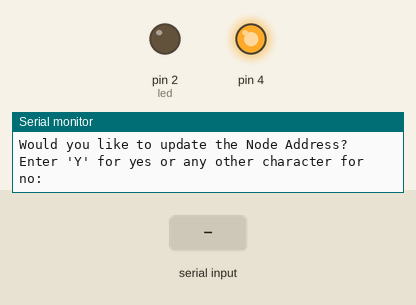
Simulated run of this sketch. Board: Arduino Uno, built with avr-gcc and run on an emulated ATmega328P. On the bench: output pins drawn as LEDs (lit = HIGH), the last lines printed to the serial monitor. The inputs (shaded band) are chosen by the test bench. EEPROM starts erased; no radio packets arrive unless stated; pins used as bus, display or sensor lines are not drawn.

Above: at 0.9 s.
1.0 s: "90,45\n" received over Serial
At 1.4 s:
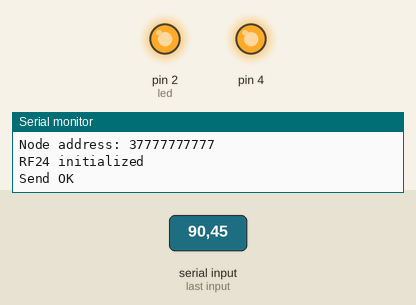
Timing chart, 0 to 4.0 s (numbered marks = the images above; inputs shaded):
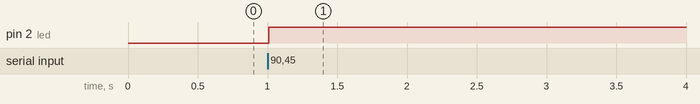

Measured:
- after the input at 1.0 s, pin 2 (led): LOW → HIGH at once

The sketch:

NetworkNode.ino
```cpp
#include <RF24Network.h>
#include <RF24.h>
#include <SPI.h>
#include <EEPROM.h> //EEPROM functions

RF24 radio(10, 9);                 // nRF24L01 (CE,CSN)
RF24Network network(radio);        // Include the radio in the network
int this_node;                     // Octal format ( 04,031, etc), read from settings
const uint16_t coordinator = 00;   // Address of the other node in Octal format

int led = 2;

typedef struct
{
  double pres;
  float temp;
  float humi;
}
Payload;

Payload payload;

const unsigned long interval = 1000; // How often to send data to the other unit in ms
unsigned long last_sent;            // When did we last send?

void setup() {
   pinMode(4, OUTPUT);
  checkNodeAddress();
  Serial.begin(57600);
  SPI.begin();
  radio.begin();
  network.begin(90, this_node);  //(channel, node address)
  radio.setDataRate(RF24_2MBPS);
  Serial.println("RF24 initialized");
  pinMode(2, OUTPUT);

  //initial data
  payload.pres = 200;
  payload.temp = 200;
  payload.humi = 200;

}

void loop() {
     network.update();
    // Serial.println("Update network");

     //===== Sending =====//
    unsigned long now = millis();
    if (now - last_sent >= interval) {   // If it's time to send a data, send it!
       PIND |= (1<<PIND7); //this toggles the status LED at pin seven on interval
       last_sent = now;
       RF24NetworkHeader header(coordinator);   // (Address where the data is going)
       if (network.write(header, &payload, sizeof(payload))){
           digitalWrite(led,HIGH);
           Serial.println("Send OK");
            payload.pres = payload.pres + 1;
            payload.temp = payload.temp + 1;
            payload.humi = payload.humi  + 1;
       }
       else {
           digitalWrite(led,LOW);
           Serial.println("Send FAIL");
       }
   }
}

void checkNodeAddress() {
   pinMode(3, INPUT_PULLUP); //pin 3 to ground and we heve configure mode
   int val; //variable to store node address
   byte cAddr = 128; //this variable is used to see if this is the first time the module is being used

   String enter = F("Enter 'Y' for yes or any other character for no:"); //F() macro tells IDE to store string in flash memory and not SRAM
   String invalid = F("Invalid entry, default to ");
   String would = F("Would you like to update the ");

   if(EEPROM.get(0,cAddr)!= 128 || !digitalRead(3)) {
         digitalWrite(4,HIGH); //in settings mode so turn on status LED
        Serial.begin(57600); //start serial communication, need to turn off before using sleep and WDT
        //the following code reads the current settings from EEPROM and puts them in local variables
        Serial.println(F("Current settings in EEPROM"));
         Serial.print("Node address: ");
        Serial.println(EEPROM.get(1,val),OCT);

        //Change Node address
        Serial.print(would);
        Serial.print("Node Address? ");
        Serial.println(enter);
        if(getAnswer()) {
          Serial.println(F("Enter Node address to store in EEPROM"));
          while (!Serial.available()) { }
          val = Serial.parseInt();
          if(val >= 0) {
            EEPROM.put(1, val);
          }
          else { //if zero is entered it is invalid since coordinator is zero
            Serial.print(invalid);
            Serial.println("01");
            val = 01;
            EEPROM.put(1, val);
          }
        }
        getEEPROMValues(); //gets settings from EEPROM and stor in global variables
        //the following code prints out current settings from global variables
        Serial.print("Node address: ");
        Serial.println(this_node,OCT);

        cAddr = 128; //write '128' to EEPROM to show that settings have been entered at least once
        EEPROM.put(0, cAddr);
        Serial.end();
   }
   else
    {
     //not in settings mode so just get settings from EEPROM and store in global variables
    getEEPROMValues();
  }
}

void getEEPROMValues() {
  EEPROM.get(1,this_node);
}
bool getAnswer() {
   while (!Serial.available()) { }
   if(Serial.read() == 'Y') return true;
   else return false;
}
```
